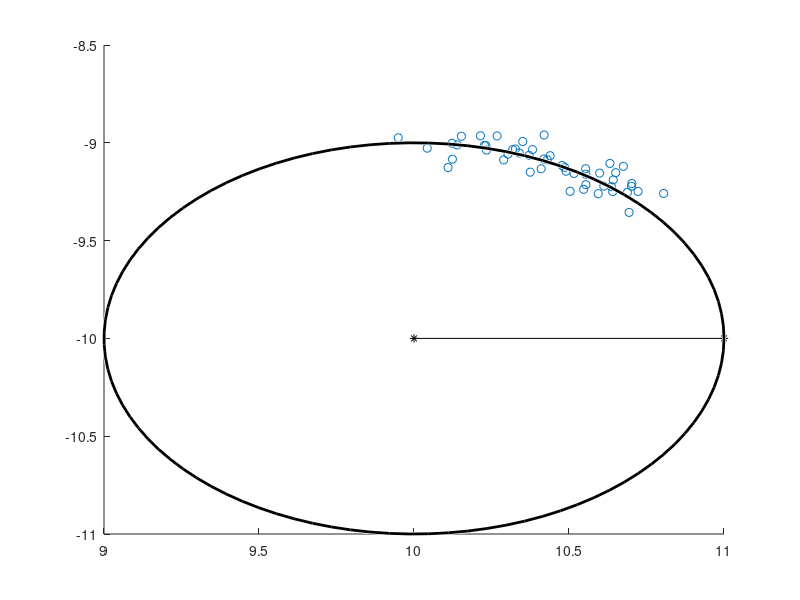

This figure's MATLAB source: (Note: this script raises an error after producing the figure.)
addpath(fullfile(fileparts(mfilename('fullpath')), '..', '..', 'build'));
rng('default') 
number_of_points = 50;
variance = 0.05;
theta = rand(number_of_points,1)*pi/4;
x = sin(theta) + 10 + randn(number_of_points,1)*variance;
y = cos(theta) - 10 + randn(number_of_points,1)*variance;
figure(1); clf;
scatter(x,y); %, 'LineStyle', 'none', 'Marker', '.')
hold on
plot([10,11],[-10,-10], 'Color', 'black', 'Marker', '*');
viscircles([10,-10], 1, 'Color', 'black');
rxy = circle_fit(x,y);
viscircles(rxy(2:3)', rxy(1), 'Color', 'red');
plot([rxy(2),rxy(2)+rxy(1)],[rxy(3),rxy(3)], 'Marker', 'diamond', 'Color', 'red');
rxy = circle_fit_taubin(x,y);
viscircles(rxy(2:3)', rxy(1), 'Color', 'green');
plot([rxy(2),rxy(2)+rxy(1)],[rxy(3),rxy(3)], 'Marker', 'square', 'Color', 'green');
xlim([8.5, 11.5]);
ylim([-11.5, -8.5]);
axis square
legend('Random samples','Original','LM','GWAF Taubin');
title("Estimate circle with AWGN \sigma^2="+variance);
print -dpng example.png
